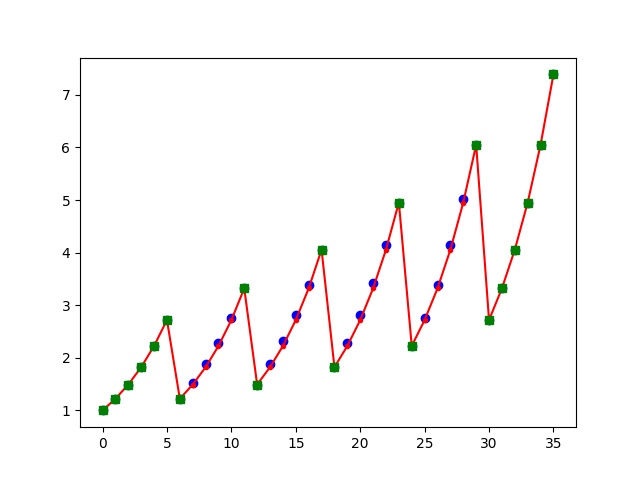

This figure's Python source:
"""
author: yunxiao zhang
email: [email redacted]
date: 2021.01.13
based on He Xiaoming FEM Course: chapter 4
"""
import numpy as np
import matplotlib.pyplot as plt
from numpy import pi, sqrt, exp, zeros, sin, cos, vectorize, array, arange
from scipy.integrate import quad,dblquad, nquad
from numpy.linalg import solve, det

from kfem_lib.kfem_basis_functions import *
from kfem_lib.kfem_meshing import *

"""
# ===================== (01 PROBLEM) ===================== #
# ut-∇·(c∇u) = f 
# int{domain}{c∇u·∇v} = int{domain}{fv} on 2d domain
# week form:
# (ut,v) + a(u,v) = (f,v)
# u=g on boundary
# u=u0 at t=0
# 2d domain [0,1]x[0,1]
"""

c = lambda x,y: 2
f = lambda x,y: -3*exp(x+y)
g = lambda x,y: exp(x+y)
u_exact = g

"# ===================== (02 MESH) ===================== #"
a1=0
b1=1
c1=0
d1=1
N1=5
N2=5
N=2*N1*N2
P,T = trangular_2d(a1,b1,c1,d1,N1,N2)

"# ===================== (03 BASIS TYPE) ===================== #"
basis_function_type = "linear"

if basis_function_type=="linear":
    psi_test = basis_function_linear_2d 
    psi_trail = basis_function_linear_2d
    Nb=(N1+1)*(N2+1)
    Nlb_trial=3
    Nlb_test =3
    Pb=P
    Tb_trail=T
    Tb_test = Tb_trail

"# ===================== (04 BOUNDARY) ===================== #"
boundary = np.concatenate((arange(N2+1),arange(N2+1)+N1*(N2+1),arange(1,N1)*(N2+1),arange(1,N1)*(N2+1)+N2))
Nbn = 2*(N1+N2) # number of boundary node

"# ===================== (05 COMPUTE A) ===================== #"

def compute_A(c_in,r,s,p,q):
    c=c_in
    A = np.zeros((Nb,Nb))
    for n in range(N):
        x1 = P[0,T[0,n]]
        y1 = P[1,T[0,n]]
        x2 = P[0,T[1,n]]
        y2 = P[1,T[1,n]]
        x3 = P[0,T[2,n]]
        y3 = P[1,T[2,n]]
        for alpha in range(Nlb_trial):
            for beta in range(Nlb_test):
                i = Tb_test[beta,n]
                j = Tb_trail[alpha,n]
                ff = lambda x,y: c(x,y)*psi_trail(x,y,x1,y1,x2,y2,x3,y3,alpha,[r,s])*psi_test(x,y,x1,y1,x2,y2,x3,y3,beta,[p,q]) 
                if n%2==0:    
                    ll = lambda x: (y3-y2)*(x-x2)/(x3-x2)+y2
                    A[i,j] += dblquad(lambda y,x: ff(x,y), x1, x2, y1, lambda x: ll(x))[0]
                else:
                    ll = lambda x: (y1-y2)*(x-x2)/(x1-x2)+y2
                    A[i,j] += dblquad(lambda y,x: ff(x,y), x1, x2, lambda x: ll(x), y3)[0]
    return A

def A():
    A = compute_A(c,1,0,1,0) + compute_A(c,0,1,0,1)
    for k in range(Nbn):
        i = boundary[k]
        A[i,:]=0
        A[i,i]=1
    return A

M = compute_A(lambda x,y:1 ,0,0,0,0)

"# ===================== (06 COMPUTE B) ===================== #"

def compute_b(p,q):
    b = np.zeros(Nb)

    for n in range(N):
        x1 = P[0,T[0,n]]
        y1 = P[1,T[0,n]]
        x2 = P[0,T[1,n]]
        y2 = P[1,T[1,n]]
        x3 = P[0,T[2,n]]
        y3 = P[1,T[2,n]]
        for beta in range(Nlb_test):
            i = Tb_test[beta,n]
            ff = lambda x,y: f(x,y)*psi_test(x,y,x1,y1,x2,y2,x3,y3,beta,[p,q])
            if n%2==0:    
                ll = lambda x: (y3-y2)*(x-x2)/(x3-x2)+y2
                b[i] += dblquad(lambda y,x: ff(x,y), x1, x2, y1, lambda x: ll(x))[0]
            else:
                ll = lambda x: (y1-y2)*(x-x2)/(x1-x2)+y2
                b[i] += dblquad(lambda y,x: ff(x,y), x1, x2, lambda x: ll(x), y3)[0]
    return b

def b():
    b = compute_b(0,0)
    for k in range(Nbn):
        i = boundary[k]
        b[i]=g(Pb[0][i],Pb[1][i])    
    return b

"# ===================== (07 SOLVE) ===================== #"

A = A()
b = b()
u = solve(A, b)
uu = u_exact(Pb[0,:],Pb[1,:])

error = max(abs(u - uu))
red = "\033[31m"
ok = "\033[0m"
print(f"{red}error: {error:.5f}{ok}")

if 1:
    plt.plot(u,'bo', label="KFEM Solution")
    plt.plot(uu,'-r.', label="Exact Solution")
    b = [u[i] for i in boundary]
    plt.plot(boundary,b,'gs',label = "Fixed Boundary")

plt.savefig("(KFEM 2D)") 
plt.show()
